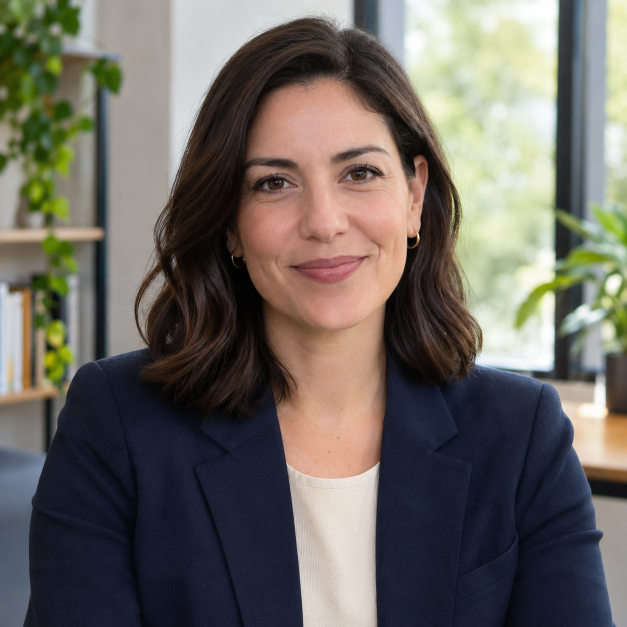
#> input picture career-match-web/web/interviewer-bf80c53f7c.png, 1254 x 1254 px, found by its file name (shown at 1/2 size)
$ python build_mouth_and_eyes.py
#> lines starting #> are read from the running program, lines starting #| are printed output that depends on the picture
import cv2, numpy as np
from PIL import Image
O=cv2.imread("interviewer-bf80c53f7c.png"); S=cv2.imread("maya-speaking-a6a2e4d45f.png"); C=cv2.imread("maya-blink-bb1ea41801.png")
#> further down, O is the input picture: shape (1254, 1254, 3); mean B, G, R 97, 103.4, 108
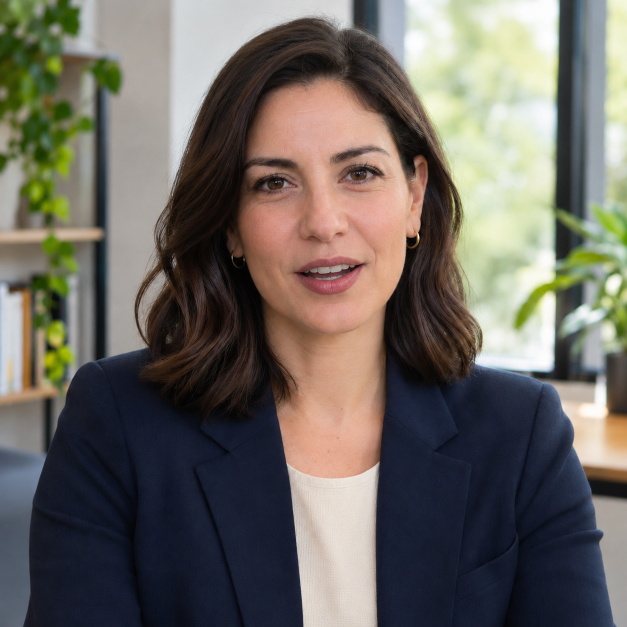
#> input picture career-match-web/web/maya-speaking-a6a2e4d45f.png, 1254 x 1254 px, found by its file name (shown at 1/2 size)
#> further down, S is the input picture: shape (1254, 1254, 3); mean B, G, R 96.9, 103.8, 108.7
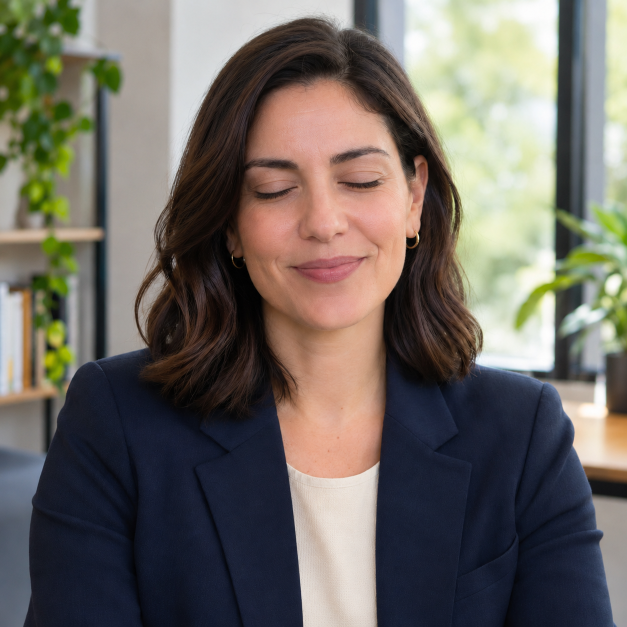
#> input picture career-match-web/web/maya-blink-bb1ea41801.png, 1254 x 1254 px, found by its file name (shown at 1/2 size)
#> further down, C is the input picture: shape (1254, 1254, 3); mean B, G, R 97.8, 104.4, 109.9
H,W=O.shape[:2]
#> H = 1254; W = 1254
def smooth(a,k=9): return cv2.GaussianBlur(a.astype(np.float32),(0,0),k)
def ss(e0,e1,x): t=np.clip((x-e0)/(e1-e0),0,1); return t*t*(3-2*t)

# ---------- MOUTH: hand-measured opening in the speaking photo (top = upper teeth edge, bottom = lower lip top) ----------
px=[589,620,651,700,728]; ptop=[546,540,535,530,528]; pbot=[546,556,560,555,529]
xs=np.arange(W,dtype=np.float32)
#> xs = 1254 values from 0 to 1253
ytop=np.interp(xs,px,ptop).astype(np.float32); ybot=np.interp(xs,px,pbot).astype(np.float32)
inside=(xs>=px[0])&(xs<=px[-1])
gap=np.where(inside,ybot-ytop,0).astype(np.float32)
gap=np.convolve(gap,np.ones(7)/7,mode="same").astype(np.float32)
gap=gap+np.where(gap>0.5,1.0,0)
yy,xx=np.mgrid[0:H,0:W].astype(np.float32)
def mouth_frame(t):
    # pull lower lip and chin up by (1-t)*gap, fading out toward the chin
#> called with t = 0
    lift=(1-t)*gap[None,:]*np.ones((H,1),np.float32)
    below=ss(ytop[None,:]-2,ytop[None,:]+1,yy)
    fall=1-ss(ybot[None,:]+20,ybot[None,:]+80,yy)
    dy=(lift*fall*below).astype(np.float32)
    dy=cv2.GaussianBlur(dy,(0,0),1.5)
    return cv2.remap(S,xx,yy+dy,cv2.INTER_CUBIC,borderMode=cv2.BORDER_REFLECT)
speech=[mouth_frame(t) for t in (0,.22,.42,.62,.82,1.0)]
#> call 2 of mouth_frame, with t = 0.22
#> in mouth_frame (call 2), `dy=(lift*fall*below).astype(np.float32)`:
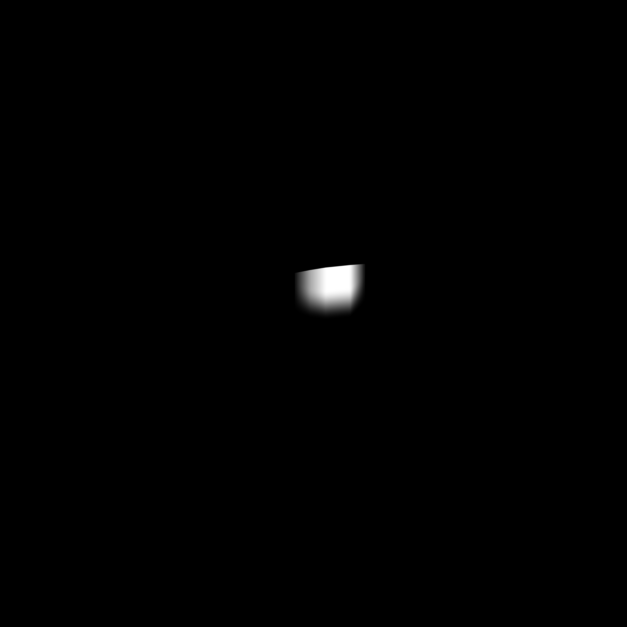
#> dy: shape (1254, 1254) float32 (shown at 1/2 size); min 0, max 20.28, mean 0.1; drawn with min black and max white
#> in mouth_frame (call 6), `lift=(1-t)*gap[None,:]*np.ones((H,1),np.float32)`: lift: shape (1254, 1254) float64; every value is 0
#> in mouth_frame (call 6), `dy=(lift*fall*below).astype(np.float32)`: dy: shape (1254, 1254) float32; every value is 0
#> speech = 6 items
# rest -> speaking-closed morph (both closed, so optical flow works)
def flow_morph(A,B,box,ts):
#> called with box = (520, 480, 800, 640)
    X0,Y0,X1,Y1=box; a=A[Y0:Y1,X0:X1]; b=B[Y0:Y1,X0:X1]
    dis=cv2.DISOpticalFlow_create(cv2.DISOPTICAL_FLOW_PRESET_MEDIUM)
    ga,gb=[cv2.cvtColor(v,cv2.COLOR_BGR2GRAY) for v in (a,b)]
    fab=dis.calc(ga,gb,None); fba=dis.calc(gb,ga,None)
    h,w=ga.shape; gx,gy=np.meshgrid(np.arange(w,dtype=np.float32),np.arange(h,dtype=np.float32))
#> after `h, w = ga.shape`: h = 160; w = 280
    out=[]
    for t in ts:
        wa=cv2.remap(a,gx+t*fba[...,0]*-1*-1,gy+t*fba[...,1],cv2.INTER_LINEAR,borderMode=cv2.BORDER_REFLECT)
        wb=cv2.remap(b,gx+(1-t)*fab[...,0],gy+(1-t)*fab[...,1],cv2.INTER_LINEAR,borderMode=cv2.BORDER_REFLECT)
        f=A.copy(); f[Y0:Y1,X0:X1]=(wa*(1-t)+wb*t).astype(np.uint8); out.append(f)
#> after the loop, out = 2 items
    return out
mbox=(520,480,800,640)
rest_to_speech=flow_morph(O,speech[0],mbox,[.33,.66])
#> rest_to_speech = 2 items
mouth_frames=[O]+rest_to_speech+speech      # 0 rest smile, 1-2 transition, 3 speech closed ... 8 fully open
#> mouth_frames = 9 items
# ---------- EYES: slide the upper lid down, then the real closed-eye photo ----------
EYES=[dict(x=[505,553,592],yu=[369,355,372],yc=[386,379,372]),   # viewer-left eye: open upper lash line, closed lash line
      dict(x=[675,715,765],yu=[357,343,350],yc=[358,366,355])]
def eye_frame(s):
#> called with s = 0.4
    out=O.astype(np.float32).copy(); Cf=C.astype(np.float32)
    for e in EYES:
        X0,X1=e["x"][0]-6,e["x"][-1]+6
        for x in range(X0,X1):
            yu=np.interp(x,e["x"],e["yu"]); yc=np.interp(x,e["x"],e["yc"]); d=max(yc-yu,0)
            edge=yu+s*d
            # fade in at the eye corners
            k=min(1,(x-X0)/8,(X1-x)/8)
            for y in range(int(yu-16),int(edge)+7):
                wc=ss(yu-15,yu-5,y)*k*np.clip((edge+5.5-y)/2,0,1)
                sy=y+(1-s)*d; y0=int(np.floor(sy)); f=sy-y0
                src=Cf[y0,x]*(1-f)+Cf[y0+1,x]*f
                out[y,x]=out[y,x]*(1-wc)+src*wc
    return np.clip(out,0,255).astype(np.uint8)
eye_frames=[O,eye_frame(.4),eye_frame(.75),C]

# ---------- SPRITES: crop + feathered alpha ----------
def sprite(frames,box,feather,name):
#> called with box = (548, 488, 768, 628), feather = 0.42, name = 'maya-mouth.webp'
    X0,Y0,X1,Y1=box; h,w=Y1-Y0,X1-X0
    yy2,xx2=np.mgrid[0:h,0:w].astype(np.float32)
    r=np.sqrt(((xx2-w/2)/(w/2))**2+((yy2-h/2)/(h/2))**2)
    alpha=(1-ss(1-feather,1.0,r))
    strip=[]
    for f in frames:
        rgba=cv2.cvtColor(f[Y0:Y1,X0:X1],cv2.COLOR_BGR2BGRA); rgba[...,3]=(alpha*255).astype(np.uint8); strip.append(rgba)
#> this loop made 9 passes
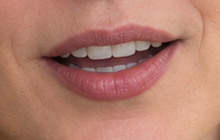
#> rgba: shape (140, 220, 4); mean B, G, R, A 109.2, 125.6, 179, 126.5
#> after the loop, strip = 9 items
    img=np.vstack(strip)
    Image.fromarray(cv2.cvtColor(img,cv2.COLOR_BGRA2RGBA)).save(name,"WEBP",quality=90,method=6)
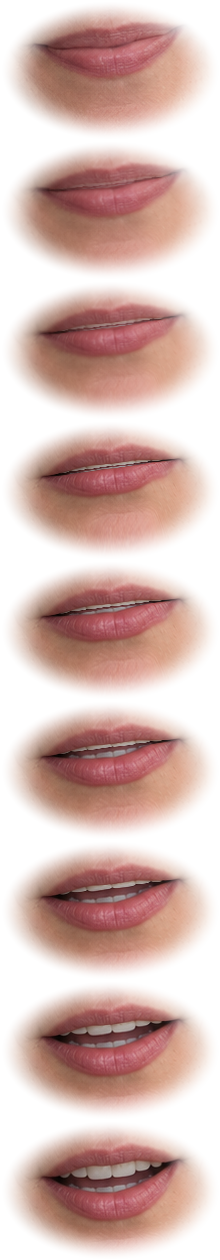
#> saved as maya-mouth.webp: PIL image 220x1260 RGBA; mean R, G, B, A 182.9, 128.8, 112.1, 126.5; transparent parts drawn white
    return [X0/W,Y0/H,w/W,h/H]
mouth_box=(548,488,768,628); eye_box=(498,318,782,400)
mb=sprite(mouth_frames,mouth_box,.42,"maya-mouth.webp"); eb=sprite(eye_frames,eye_box,.38,"maya-eyes.webp")
#> after `mb = sprite(mouth_frames, mouth_box, 0.42, 'maya-mouth.webp')`: mb = [0.437, 0.389, 0.175, 0.112]
#> call 2 of sprite, with box = (498, 318, 782, 400), feather = 0.38, name = 'maya-eyes.webp'
#> the loop in sprite (call 2), `for f in frames:` made 4 passes
#> after the loop in sprite (call 2), `for f in frames:`:
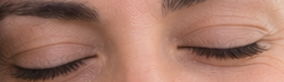
#> rgba: shape (82, 284, 4); mean B, G, R, A 102.5, 118, 163, 132.6
#> after the loop in sprite (call 2), `for f in frames:`: strip = 4 items
#> in sprite (call 2), `img=np.vstack(strip)`:
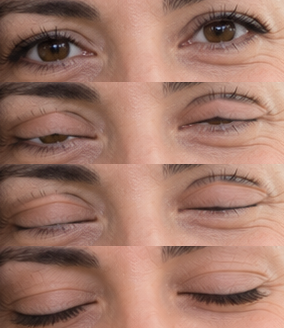
#> img: shape (328, 284, 4); mean of channels 0, 1, 2, 3 105, 119.6, 160.6, 132.6; drawn as B, G, R
#> after `eb = sprite(eye_frames, eye_box, 0.38, 'maya-eyes.webp')`: eb = [0.397, 0.254, 0.226, 0.0654]
print("mouth box %",[round(v*100,3) for v in mb],"frames",len(mouth_frames)); print("eye box %",[round(v*100,3) for v in eb],"frames",len(eye_frames))
#| mouth box % [43.7, 38.915, 17.544, 11.164] frames 9
#| eye box % [39.713, 25.359, 22.648, 6.539] frames 4
import pickle; pickle.dump(dict(mouth=mouth_frames,eyes=eye_frames,mb=mb,eb=eb),open("anim.pkl","wb"))
# previews
def crop(f,b): return f[b[1]:b[3],b[0]:b[2]]
cv2.imwrite("prev_mouth.png",np.hstack([cv2.resize(crop(f,mouth_box),None,fx=.9,fy=.9) for f in mouth_frames]))
cv2.imwrite("prev_eyes.png",np.hstack([cv2.resize(crop(f,eye_box),None,fx=.75,fy=.75) for f in eye_frames]))
